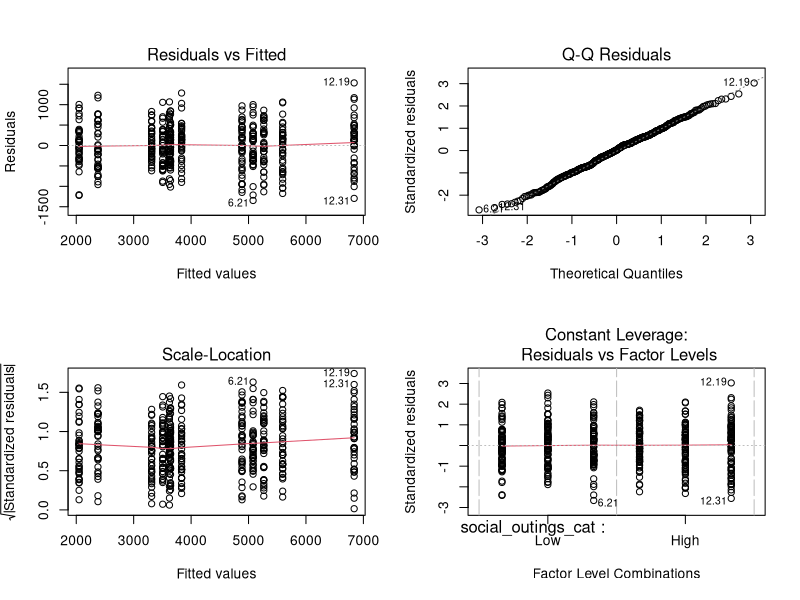

Here is the R script that generated this plot:
rm(list= ls())
# --- 1. Setup for Part II ---
set.seed(2026)
n_per_cell <- 40  # Ensuring ~40 students per specific combination

# --- 2. Define the Levels (Categorical Factors) ---
levels_funding <- c(0, 1)                      # 0 = Private, 1 = NSFAS/Bursary
levels_living  <- c(1, 2, 3)                   # 1=Res, 2=Off-campus, 3=Private
levels_outings <- c("Low", "High")             # Categorized for balance

# --- 3. Create the Balanced Experimental Grid ---
# This ensures every combination (e.g., Funded student in Res with Low Outings) exists
exp_grid <- expand.grid(
  funding_source = levels_funding,
  living_arrangement = levels_living,
  social_outings_cat = levels_outings
)

# Repeat the grid to reach a large, balanced sample size
student_data_exp <- exp_grid[rep(1:nrow(exp_grid), each = n_per_cell), ]

# --- 4. Re-Simulating the "True Model" Expenditures ---
# We use your hidden weights from Part 1 to see if they "Recover" better here
n_total <- nrow(student_data_exp)

# Assign numeric effects based on your Part 1 logic
# Living Effect: Res=0, Off-campus=300, Private=1500
living_eff <- ifelse(student_data_exp$living_arrangement == 1, 0, 
                     ifelse(student_data_exp$living_arrangement == 2, 300, 1500))

# Outings Effect: Low=400 (base), High=1600 (approx 4 outings difference)
outings_num <- ifelse(student_data_exp$social_outings_cat == "High", 4, 1)
outings_eff <- 400 * outings_num

# Interaction: Funded students spend R200 MORE per outing
interact_eff <- ifelse(student_data_exp$funding_source == 1, 200 * outings_num, 0)

# Add your original Noise (Standard Deviation = 500)
error_exp <- rnorm(n_total, mean = 0, sd = 500)

# Final Expenditure Formula (True Model)
student_data_exp$monthly_expenditure_Y <- 1700 + (1200 * student_data_exp$funding_source) + 
  outings_eff + living_eff + interact_eff + error_exp

# --- 5. Verify Orthogonality ---
# If this table shows equal numbers, your variables are perfectly independent!
table(student_data_exp$funding_source, student_data_exp$living_arrangement)


## now we are running the analysis
# Convert to factors for the model
student_data_exp$living_arrangement <- as.factor(student_data_exp$living_arrangement)

# Fit the experimental model
model_exp_student <- lm(monthly_expenditure_Y ~ funding_source * social_outings_cat + living_arrangement, 
                      data = student_data_exp)
summary(model_exp_student)

# Compare diagnostics to Part 1
par(mfrow = c(2, 2))
plot(model_exp_student)
